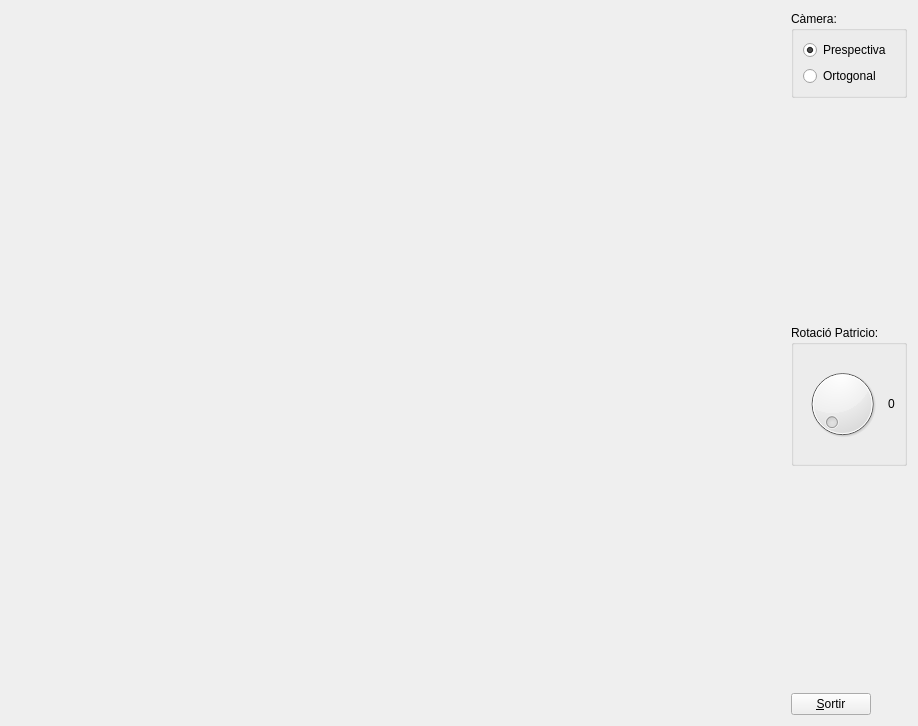
<?xml version="1.0" encoding="UTF-8"?>
<ui version="4.0">
 <class>MyForm</class>
 <widget class="QWidget" name="MyForm">
  <property name="geometry">
   <rect>
    <x>0</x>
    <y>0</y>
    <width>918</width>
    <height>726</height>
   </rect>
  </property>
  <property name="windowTitle">
   <string>IDI-Lab</string>
  </property>
  <layout class="QHBoxLayout" name="horizontalLayout_2">
   <item>
    <widget class="MyGLWidget" name="widget" native="true">
     <property name="sizePolicy">
      <sizepolicy hsizetype="Expanding" vsizetype="Expanding">
       <horstretch>0</horstretch>
       <verstretch>0</verstretch>
      </sizepolicy>
     </property>
    </widget>
   </item>
   <item>
    <layout class="QVBoxLayout" name="verticalLayout">
     <item>
      <widget class="QGroupBox" name="groupBox">
       <property name="title">
        <string>Càmera:</string>
       </property>
       <layout class="QVBoxLayout" name="verticalLayout_2">
        <item>
         <widget class="QRadioButton" name="radioButton">
          <property name="text">
           <string>Prespectiva</string>
          </property>
          <property name="checked">
           <bool>true</bool>
          </property>
         </widget>
        </item>
        <item>
         <widget class="QRadioButton" name="radioButton_2">
          <property name="text">
           <string>Ortogonal</string>
          </property>
         </widget>
        </item>
       </layout>
      </widget>
     </item>
     <item>
      <spacer name="verticalSpacer_2">
       <property name="orientation">
        <enum>Qt::Vertical</enum>
       </property>
       <property name="sizeHint" stdset="0">
        <size>
         <width>20</width>
         <height>40</height>
        </size>
       </property>
      </spacer>
     </item>
     <item>
      <widget class="QGroupBox" name="groupBox_2">
       <property name="title">
        <string>Rotació Patricio:</string>
       </property>
       <layout class="QHBoxLayout" name="horizontalLayout">
        <item>
         <widget class="QDial" name="dial">
          <property name="maximum">
           <number>31</number>
          </property>
         </widget>
        </item>
        <item>
         <widget class="QLabel" name="label">
          <property name="text">
           <string>0</string>
          </property>
         </widget>
        </item>
       </layout>
      </widget>
     </item>
     <item>
      <spacer name="verticalSpacer_3">
       <property name="orientation">
        <enum>Qt::Vertical</enum>
       </property>
       <property name="sizeHint" stdset="0">
        <size>
         <width>20</width>
         <height>40</height>
        </size>
       </property>
      </spacer>
     </item>
     <item>
      <widget class="QPushButton" name="pushButton">
       <property name="sizePolicy">
        <sizepolicy hsizetype="Fixed" vsizetype="Fixed">
         <horstretch>0</horstretch>
         <verstretch>0</verstretch>
        </sizepolicy>
       </property>
       <property name="text">
        <string>&amp;Sortir</string>
       </property>
      </widget>
     </item>
    </layout>
   </item>
  </layout>
 </widget>
 <customwidgets>
  <customwidget>
   <class>MyGLWidget</class>
   <extends>QWidget</extends>
   <header>MyGLWidget.h</header>
   <container>1</container>
   <slots>
    <signal>setCam1(bool)</signal>
    <signal>setCam2(bool)</signal>
    <signal>setAngle(int)</signal>
    <slot>Cam1()</slot>
    <slot>Cam2()</slot>
    <slot>Rotation(int)</slot>
   </slots>
  </customwidget>
 </customwidgets>
 <resources/>
 <connections>
  <connection>
   <sender>pushButton</sender>
   <signal>clicked()</signal>
   <receiver>MyForm</receiver>
   <slot>close()</slot>
   <hints>
    <hint type="sourcelabel">
     <x>845</x>
     <y>715</y>
    </hint>
    <hint type="destinationlabel">
     <x>839</x>
     <y>529</y>
    </hint>
   </hints>
  </connection>
  <connection>
   <sender>dial</sender>
   <signal>valueChanged(int)</signal>
   <receiver>label</receiver>
   <slot>setNum(int)</slot>
   <hints>
    <hint type="sourcelabel">
     <x>843</x>
     <y>390</y>
    </hint>
    <hint type="destinationlabel">
     <x>892</x>
     <y>407</y>
    </hint>
   </hints>
  </connection>
  <connection>
   <sender>radioButton</sender>
   <signal>clicked(bool)</signal>
   <receiver>widget</receiver>
   <slot>Cam1()</slot>
   <hints>
    <hint type="sourcelabel">
     <x>834</x>
     <y>48</y>
    </hint>
    <hint type="destinationlabel">
     <x>665</x>
     <y>50</y>
    </hint>
   </hints>
  </connection>
  <connection>
   <sender>radioButton_2</sender>
   <signal>pressed()</signal>
   <receiver>widget</receiver>
   <slot>Cam2()</slot>
   <hints>
    <hint type="sourcelabel">
     <x>835</x>
     <y>78</y>
    </hint>
    <hint type="destinationlabel">
     <x>755</x>
     <y>83</y>
    </hint>
   </hints>
  </connection>
  <connection>
   <sender>widget</sender>
   <signal>setCam1(bool)</signal>
   <receiver>radioButton</receiver>
   <slot>setChecked(bool)</slot>
   <hints>
    <hint type="sourcelabel">
     <x>712</x>
     <y>29</y>
    </hint>
    <hint type="destinationlabel">
     <x>850</x>
     <y>50</y>
    </hint>
   </hints>
  </connection>
  <connection>
   <sender>widget</sender>
   <signal>setCam2(bool)</signal>
   <receiver>radioButton_2</receiver>
   <slot>setChecked(bool)</slot>
   <hints>
    <hint type="sourcelabel">
     <x>739</x>
     <y>171</y>
    </hint>
    <hint type="destinationlabel">
     <x>824</x>
     <y>87</y>
    </hint>
   </hints>
  </connection>
  <connection>
   <sender>dial</sender>
   <signal>valueChanged(int)</signal>
   <receiver>widget</receiver>
   <slot>Rotation(int)</slot>
   <hints>
    <hint type="sourcelabel">
     <x>835</x>
     <y>371</y>
    </hint>
    <hint type="destinationlabel">
     <x>724</x>
     <y>367</y>
    </hint>
   </hints>
  </connection>
  <connection>
   <sender>widget</sender>
   <signal>setAngle(int)</signal>
   <receiver>dial</receiver>
   <slot>setValue(int)</slot>
   <hints>
    <hint type="sourcelabel">
     <x>621</x>
     <y>470</y>
    </hint>
    <hint type="destinationlabel">
     <x>834</x>
     <y>442</y>
    </hint>
   </hints>
  </connection>
  <connection>
   <sender>widget</sender>
   <signal>setAngle(int)</signal>
   <receiver>label</receiver>
   <slot>setNum(int)</slot>
   <hints>
    <hint type="sourcelabel">
     <x>719</x>
     <y>514</y>
    </hint>
    <hint type="destinationlabel">
     <x>893</x>
     <y>442</y>
    </hint>
   </hints>
  </connection>
 </connections>
</ui>
